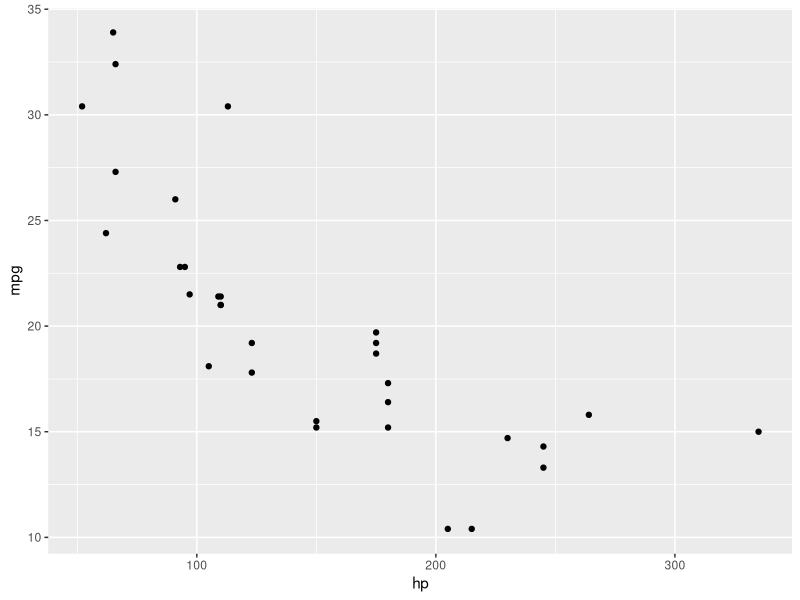
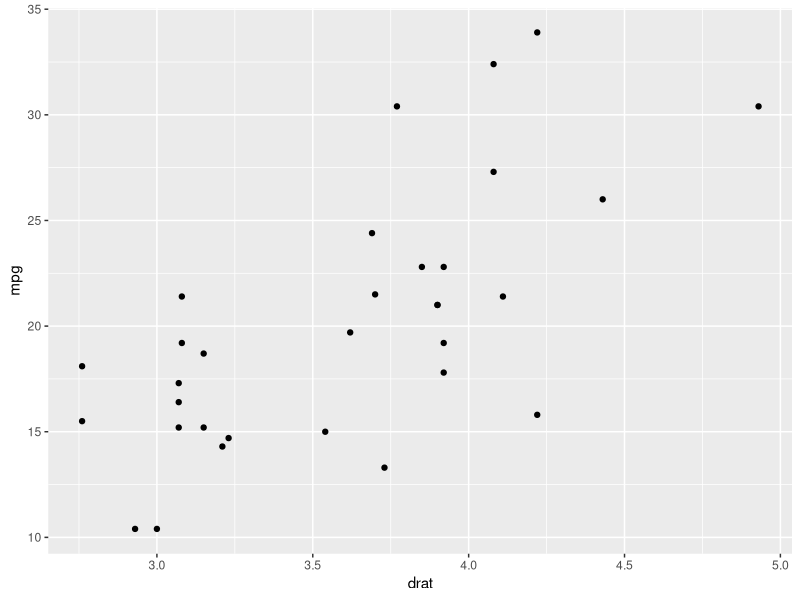
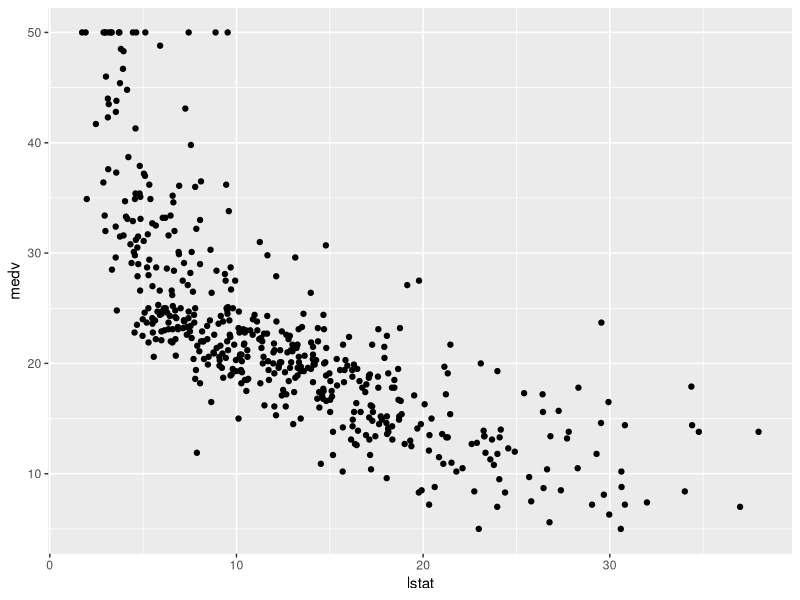

Source code (R) for these figures, in order:
## ---- chunk 1
htmltools::tagList(rmarkdown::html_dependency_font_awesome())

knitr::opts_chunk$set(echo = TRUE, message = FALSE, warning = FALSE)
## ---- chunk 2
library(tidyverse)
library(knitr)
library(rpart)
library(partykit)

opts_chunk$set(warning = FALSE, message = FALSE) 
## ---- chunk 3
mtcars %>% ggplot(aes(x=hp, y=mpg)) + geom_point()
## ---- chunk 4
mtcars %>% ggplot(aes(x=drat, y=mpg)) + geom_point()
## ---- chunk 5
lm_hp <- lm(mpg ~ hp, data = mtcars)
summary(lm_hp)

lm_drat <- lm(mpg ~ drat, data = mtcars)
summary(lm_drat)
## ---- chunk 6
lm_mult <- lm(mpg ~ hp + drat, data = mtcars)
summary(lm_mult)
## ---- chunk 7
library(mlbench)
data("BostonHousing2")
glimpse(BostonHousing2)
## ---- chunk 8
library(mlbench)
data("BostonHousing2")
glimpse(BostonHousing2)
BostonHousing2 %>% ggplot(aes(lstat, medv)) + geom_point()
## ---- chunk 9
library(mlbench)
data("BostonHousing2")
set.seed(10)
n <- nrow(BostonHousing2) 
test_idx <- sample.int(n, size = round(0.2 * n)) 
BH_train <- BostonHousing2[-test_idx, ] 
n_train <- nrow(BH_train)
n_train
BH_test <- BostonHousing2[test_idx,]
n_test <- nrow(BH_test)
n_test

train_mod <- lm(medv ~ lstat, data = BH_train)
summ_train_mod <- summary(train_mod)
sr_rsq <- summ_train_mod$r.squared
sr_rsq

yhat_test <- predict(train_mod, newdata = BH_test)
y_test <- BH_test$medv

sqrt(sum((y_test - yhat_test)^2) / n_test)

yhat_train <- predict(train_mod, newdata = BH_train)
y_train <- BH_train$medv

sr_rmse <- sqrt(sum((y_train - yhat_train)^2) / n_train)
sr_rmse
## ---- chunk 10
library(mlbench)
data("BostonHousing2")
set.seed(10)
n <- nrow(BostonHousing2) 
test_idx <- sample.int(n, size = round(0.2 * n)) 
BH_train <- BostonHousing2[-test_idx, ] 
n_train <- nrow(BH_train)
n_train
BH_test <- BostonHousing2[test_idx,]
n_test <- nrow(BH_test)
n_test

train_mod <- lm(medv ~ lstat + crim + zn + rm + nox + age + tax + ptratio, data = BH_train)
summ_train_mod <- summary(train_mod)
mr_rsq <- summ_train_mod$r.squared


yhat_test <- predict(train_mod, newdata = BH_test)
y_test <- BH_test$medv


sqrt(sum((y_test - yhat_test)^2) / n_test)

yhat_train <- predict(train_mod, newdata = BH_train)
y_train <- BH_train$medv

mr_rmse <- sqrt(sum((y_train - yhat_train)^2) / n_train)
mr_rmse
